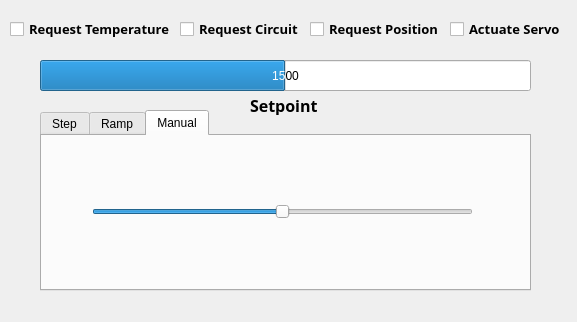
<?xml version="1.0" encoding="UTF-8"?>
<ui version="4.0">
 <class>ActuatorDialog</class>
 <widget class="QDialog" name="ActuatorDialog">
  <property name="geometry">
   <rect>
    <x>0</x>
    <y>0</y>
    <width>577</width>
    <height>322</height>
   </rect>
  </property>
  <property name="windowTitle">
   <string>Dialog</string>
  </property>
  <widget class="QProgressBar" name="progressBar">
   <property name="geometry">
    <rect>
     <x>40</x>
     <y>60</y>
     <width>491</width>
     <height>31</height>
    </rect>
   </property>
   <property name="minimum">
    <number>900</number>
   </property>
   <property name="maximum">
    <number>2100</number>
   </property>
   <property name="value">
    <number>1500</number>
   </property>
   <property name="format">
    <string>%v</string>
   </property>
  </widget>
  <widget class="QLabel" name="lbl_setpoint">
   <property name="geometry">
    <rect>
     <x>250</x>
     <y>95</y>
     <width>71</width>
     <height>20</height>
    </rect>
   </property>
   <property name="font">
    <font>
     <family>Adobe 繁黑體 Std B</family>
     <pointsize>12</pointsize>
     <italic>false</italic>
     <bold>true</bold>
    </font>
   </property>
   <property name="text">
    <string>Setpoint</string>
   </property>
  </widget>
  <widget class="QCheckBox" name="ckb_tmp">
   <property name="geometry">
    <rect>
     <x>10</x>
     <y>20</y>
     <width>161</width>
     <height>18</height>
    </rect>
   </property>
   <property name="font">
    <font>
     <family>Adobe 繁黑體 Std B</family>
     <pointsize>10</pointsize>
     <bold>true</bold>
    </font>
   </property>
   <property name="text">
    <string>Request Temperature</string>
   </property>
  </widget>
  <widget class="QCheckBox" name="ckb_pos">
   <property name="geometry">
    <rect>
     <x>310</x>
     <y>20</y>
     <width>131</width>
     <height>18</height>
    </rect>
   </property>
   <property name="font">
    <font>
     <family>Adobe 繁黑體 Std B</family>
     <pointsize>10</pointsize>
     <bold>true</bold>
    </font>
   </property>
   <property name="text">
    <string>Request Position</string>
   </property>
  </widget>
  <widget class="QCheckBox" name="ckb_cir">
   <property name="geometry">
    <rect>
     <x>180</x>
     <y>20</y>
     <width>121</width>
     <height>18</height>
    </rect>
   </property>
   <property name="font">
    <font>
     <family>Adobe 繁黑體 Std B</family>
     <pointsize>10</pointsize>
     <bold>true</bold>
    </font>
   </property>
   <property name="text">
    <string>Request Circuit</string>
   </property>
  </widget>
  <widget class="QCheckBox" name="ckb_act">
   <property name="geometry">
    <rect>
     <x>450</x>
     <y>20</y>
     <width>111</width>
     <height>18</height>
    </rect>
   </property>
   <property name="font">
    <font>
     <family>Adobe 繁黑體 Std B</family>
     <pointsize>10</pointsize>
     <bold>true</bold>
    </font>
   </property>
   <property name="text">
    <string>Actuate Servo</string>
   </property>
  </widget>
  <widget class="QTabWidget" name="tabWidget">
   <property name="geometry">
    <rect>
     <x>40</x>
     <y>110</y>
     <width>491</width>
     <height>181</height>
    </rect>
   </property>
   <property name="currentIndex">
    <number>2</number>
   </property>
   <widget class="QWidget" name="tab_0">
    <attribute name="title">
     <string>Step</string>
    </attribute>
    <widget class="QPushButton" name="btn_tab0_left">
     <property name="geometry">
      <rect>
       <x>30</x>
       <y>20</y>
       <width>90</width>
       <height>70</height>
      </rect>
     </property>
     <property name="font">
      <font>
       <pointsize>10</pointsize>
       <bold>true</bold>
      </font>
     </property>
     <property name="text">
      <string>900
A</string>
     </property>
    </widget>
    <widget class="QPushButton" name="btn_tab0_right">
     <property name="geometry">
      <rect>
       <x>350</x>
       <y>20</y>
       <width>91</width>
       <height>71</height>
      </rect>
     </property>
     <property name="font">
      <font>
       <pointsize>10</pointsize>
       <bold>true</bold>
      </font>
     </property>
     <property name="text">
      <string>2100
D</string>
     </property>
    </widget>
    <widget class="QPushButton" name="btn_tab0_mid">
     <property name="geometry">
      <rect>
       <x>190</x>
       <y>20</y>
       <width>91</width>
       <height>71</height>
      </rect>
     </property>
     <property name="font">
      <font>
       <pointsize>10</pointsize>
       <bold>true</bold>
      </font>
     </property>
     <property name="text">
      <string>1500
S</string>
     </property>
    </widget>
   </widget>
   <widget class="QWidget" name="tab_1">
    <attribute name="title">
     <string>Ramp</string>
    </attribute>
    <widget class="QLineEdit" name="le_velocity">
     <property name="geometry">
      <rect>
       <x>190</x>
       <y>110</y>
       <width>81</width>
       <height>31</height>
      </rect>
     </property>
     <property name="text">
      <string>20</string>
     </property>
     <property name="alignment">
      <set>Qt::AlignRight|Qt::AlignTrailing|Qt::AlignVCenter</set>
     </property>
    </widget>
    <widget class="QLabel" name="lbl_velocity">
     <property name="geometry">
      <rect>
       <x>280</x>
       <y>109</y>
       <width>61</width>
       <height>31</height>
      </rect>
     </property>
     <property name="font">
      <font>
       <pointsize>10</pointsize>
       <bold>true</bold>
      </font>
     </property>
     <property name="text">
      <string>us/sec</string>
     </property>
    </widget>
    <widget class="QPushButton" name="btn_tab1_left">
     <property name="geometry">
      <rect>
       <x>30</x>
       <y>20</y>
       <width>90</width>
       <height>70</height>
      </rect>
     </property>
     <property name="font">
      <font>
       <pointsize>10</pointsize>
       <bold>true</bold>
      </font>
     </property>
     <property name="text">
      <string>Left
A</string>
     </property>
    </widget>
    <widget class="QPushButton" name="btn_tab1_mid">
     <property name="geometry">
      <rect>
       <x>190</x>
       <y>20</y>
       <width>91</width>
       <height>71</height>
      </rect>
     </property>
     <property name="font">
      <font>
       <pointsize>10</pointsize>
       <bold>true</bold>
      </font>
     </property>
     <property name="text">
      <string>Central
S</string>
     </property>
    </widget>
    <widget class="QPushButton" name="btn_tab1_right">
     <property name="geometry">
      <rect>
       <x>350</x>
       <y>20</y>
       <width>91</width>
       <height>71</height>
      </rect>
     </property>
     <property name="font">
      <font>
       <pointsize>10</pointsize>
       <bold>true</bold>
      </font>
     </property>
     <property name="text">
      <string>Right
D</string>
     </property>
    </widget>
   </widget>
   <widget class="QWidget" name="tab_2">
    <attribute name="title">
     <string>Manual</string>
    </attribute>
    <widget class="QSlider" name="horizontalSlider">
     <property name="geometry">
      <rect>
       <x>50</x>
       <y>50</y>
       <width>381</width>
       <height>51</height>
      </rect>
     </property>
     <property name="minimum">
      <number>900</number>
     </property>
     <property name="maximum">
      <number>2100</number>
     </property>
     <property name="value">
      <number>1500</number>
     </property>
     <property name="orientation">
      <enum>Qt::Horizontal</enum>
     </property>
    </widget>
   </widget>
  </widget>
 </widget>
 <resources/>
 <connections/>
</ui>
